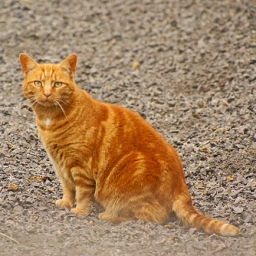
#> input picture img/cat.jpg, 256 x 256 px
$ jupyter execute cannytest2.ipynb
#> lines starting #> are read from the running program, lines starting #| are printed output that depends on the picture; after the words box and inside, x2 and y2 are one past the last pixel; in counts of white or black regions, pixels touching at a corner belong together
#> further down, src is the input picture: shape (256, 256, 3); mean B, G, R 100.2, 132.7, 164.6
[cell 1]
#Canny边缘提取
import cv2 as cv
def edge_demo(image):
    blurred = cv.GaussianBlur(image, (5, 5), 0)
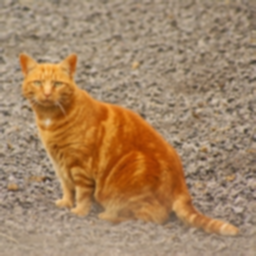
#> blurred: shape (256, 256, 3); mean B, G, R 100.2, 132.7, 164.6
    gray = cv.cvtColor(blurred, cv.COLOR_RGB2GRAY)
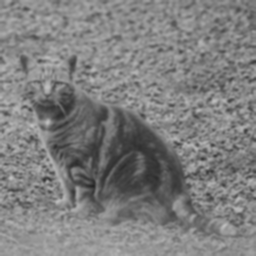
#> gray: shape (256, 256); min 37, max 193, mean 126.6
    edge_output = cv.Canny(gray, 50, 150)
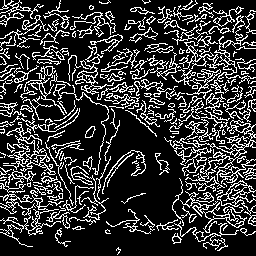
#> edge_output: shape (256, 256); 21.2% white in thin lines or dots
    cv.imshow("Canny Edge", edge_output)
    dst = cv.bitwise_and(image, image, mask= edge_output)
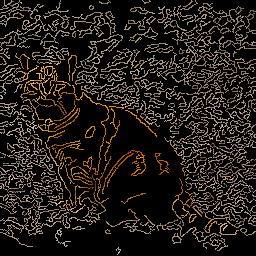
#> dst: shape (256, 256, 3); mean B, G, R 22.1, 28.2, 34
    cv.imshow("Color Edge", dst)
src = cv.imread('img/cat.jpg')
#cv.namedWindow('input_image', cv.WINDOW_NORMAL) #设置为WINDOW_NORMAL可以任意缩放
edge_demo(src)
cv.waitKey(0)
cv.destroyAllWindows()

$ run again, with img/bell.jpg copied over img/cat.jpg
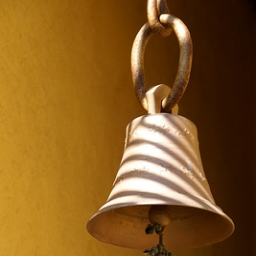
#> input picture img/bell.jpg, 256 x 256 px
#> src is the input picture: shape (256, 256, 3); mean B, G, R 33.5, 89.7, 132.5
#> in edge_demo, `edge_output = cv.Canny(gray, 50, 150)`:
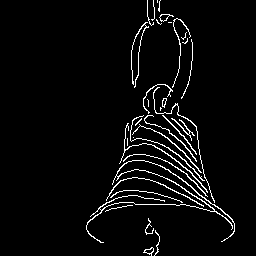
#> edge_output: shape (256, 256); 4% white in thin lines or dots, all inside (x1, y1, x2, y2) = (86, 0, 235, 256)
#> in edge_demo, `dst = cv.bitwise_and(image, image, mask= edge_output)`:
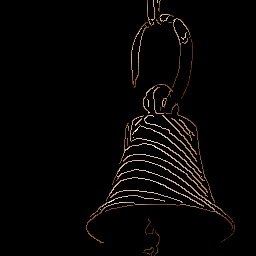
#> dst: shape (256, 256, 3); mean B, G, R 3.9, 5.3, 6.8

$ run again, with img/plane.jpg copied over img/cat.jpg
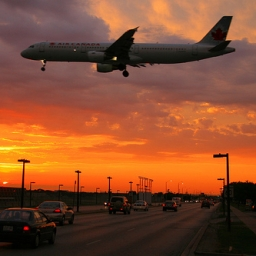
#> input picture img/plane.jpg, 256 x 256 px
#> src is the input picture: shape (256, 256, 3); mean B, G, R 46.8, 76.8, 135.6
#> in edge_demo, `edge_output = cv.Canny(gray, 50, 150)`:
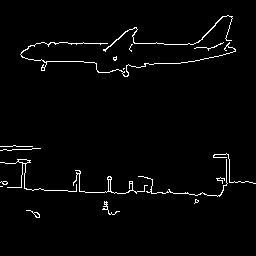
#> edge_output: shape (256, 256); 2.3% white in thin lines or dots, all inside (x1, y1, x2, y2) = (0, 15, 256, 218)
#> in edge_demo, `dst = cv.bitwise_and(image, image, mask= edge_output)`:
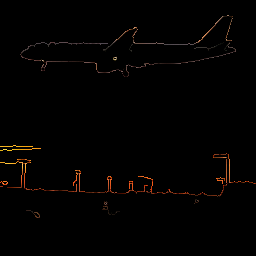
#> dst: shape (256, 256, 3); mean B, G, R 0.9, 1.6, 2.8
